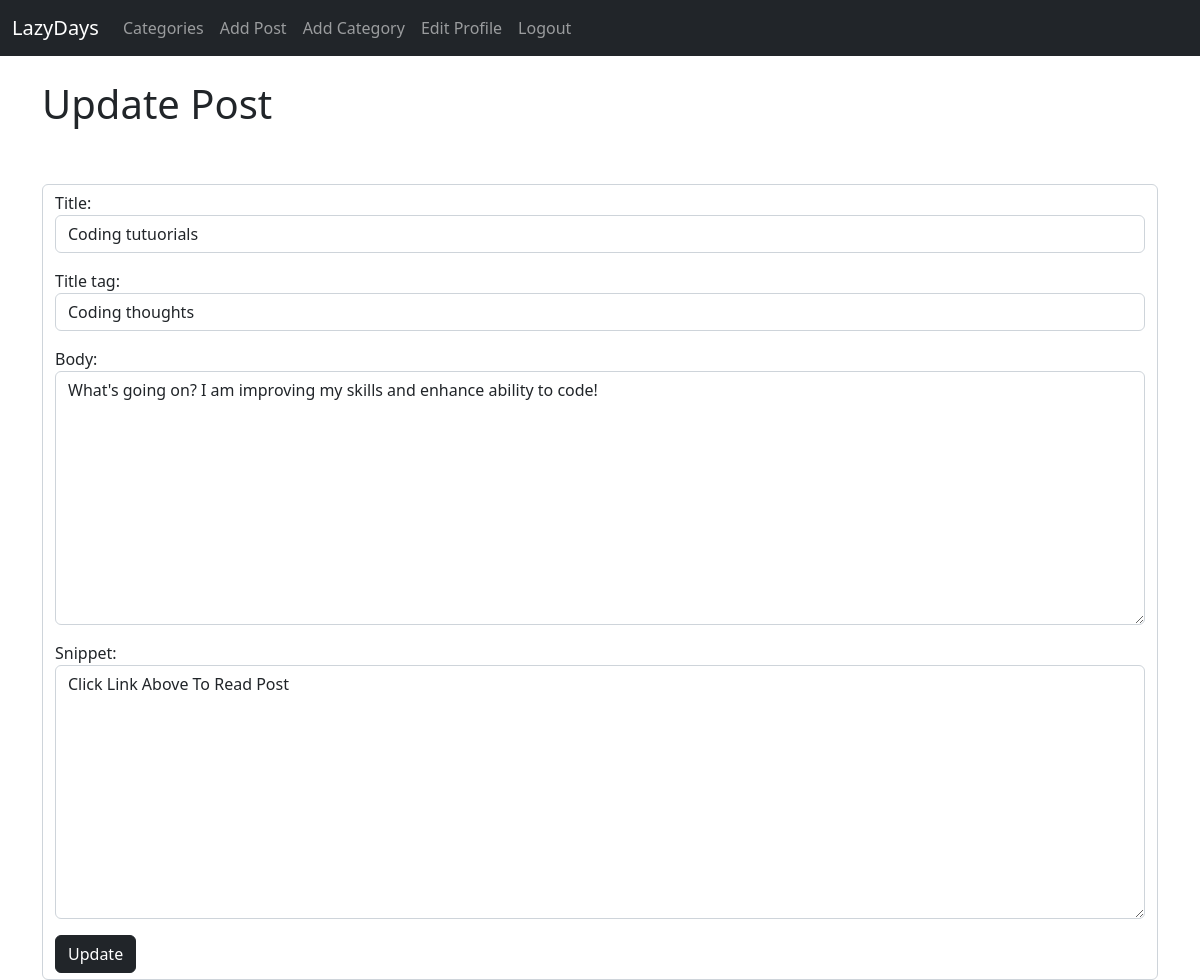
/article/edit/6 (signed in), run on the app's committed database.
### theblog/models.py (models this page shows, shortened)
class Post(models.Model):
    title = models.CharField(max_length=255)
    title_tag = models.CharField(max_length=255)
    author = models.ForeignKey(User, on_delete=models.CASCADE)
    body = RichTextField(blank=True, null=True)
    post_date = models.DateField(auto_now_add=True)
    category = models.CharField(max_length=255, default='coding')
    likes = models.ManyToManyField(User, related_name='blog_posts')
    snippet = models.CharField(max_length=255)

### theblog/views.py (the view)
# urls.py: path('article/edit/<int:pk>', UpdatePostView.as_view(), name='update_post'),
class UpdatePostView(UpdateView):
    model = Post
    form_class = EditForm
    template_name = 'update_post.html'

### theblog/forms.py
class EditForm(forms.ModelForm):
    class Meta:
        model = Post
        fields = ('title', 'title_tag', 'body', 'snippet')
        widgets = {
            'title': forms.TextInput(attrs={'class':'form-control'}),
            'title_tag': forms.TextInput(attrs={'class':'form-control'}),
            'body': forms.Textarea(attrs={'class':'form-control'}),
            'snippet': forms.Textarea(attrs={'class':'form-control'}),
        }

### theblog/templates/update_post.html (shortened to what this page needs)
{% extends 'base.html' %}
{% block content %}
{% if user.is_authenticated %}
    {% if user.id == post.author.id %}
        <h1>Update Post</h1>
        <br/><br/>
        <div class="form-control">
            <form method='POST'>
                    {{ form.as_p }}
                    <button class="btn btn-dark">Update</button>
        </div>
    {% else %}
            You're not allowed here! (and you know it...)
    {% endif %}
{% else %}
    You're not allowed here! (and you know it...)
{% endif %}
{% endblock %}

### data on the page
Post: title "Coding tutuorials", title_tag "Coding thoughts", body "What's going on? I am improving my skills and enhance ability to code!", snippet "Click Link Above To Read Post"
